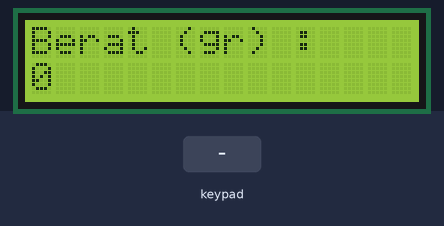
Bench run of a sketch on a simulated Arduino Uno, built with avr-gcc and run on an emulated ATmega328P. On the bench: 16×2 character LCD. The test bench sets the inputs (shaded band).

Above: at 1.3 s.
1.4 s: key 'A' pressed
At 2.6 s:
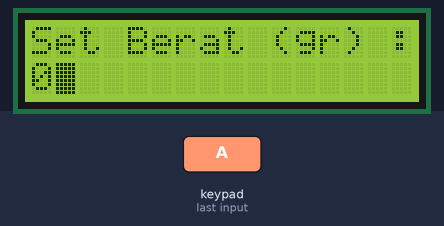
2.9 s: keypad keys 1 2 3 4 pressed 0.4 s apart
At 4.9 s:
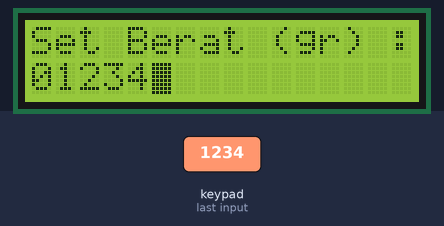
6.0 s: key '7' pressed
At 7.3 s:
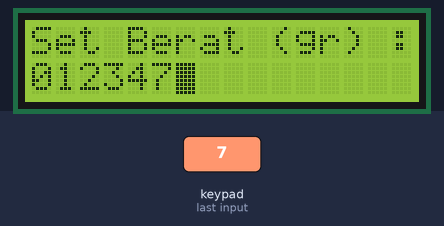
Timing chart, 0 to 9.0 s (numbered marks = the images above; inputs shaded):
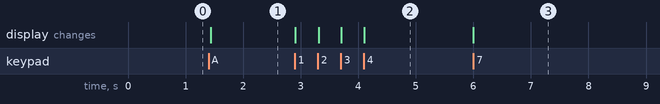

The sketch:

004-LCDKeypad.ino
```cpp
#include "common.h"
#include "displaymenu.h"

// Millis
unsigned long updateInterval = 100 ;
unsigned long savedMillis ;

void setup()
{
    Serial.begin(9600);
    dispInit();
    displayWeigth();
}

void loop()
{
    keypadHandle();
    if ((millis() - savedMillis) > updateInterval)
    {
        updateDisplay();
        savedMillis = millis();
    }
}
```

common.h
```cpp
#ifndef _COMMON_H
#define _COMMON_H


#endif
```

displaymenu.cpp
```cpp
#include "displaymenu.h"

// Weigthing
int currentWeigth ;
int savedWeigth ;
int setWeigth ;
byte menuMode ;

// LCD Char
char lcdLineOne[16];
char lcdLineTwo[16];

// Keypad
const byte ROWS = 4; //four rows
const byte COLS = 4; //four columns
char keys[ROWS][COLS] = {
    {'7','8','9','A'},
    {'4','5','6','B'},
    {'1','2','3','C'},
    {'*','0','#','D'}
};

byte rowPins[ROWS] = {R1_PIN, R2_PIN, R3_PIN, R4_PIN}; //connect to the row pinouts of the keypad
byte colPins[COLS] = {C1_PIN, C2_PIN, C3_PIN, C4_PIN}; //connect to the column pinouts of the keypad

// Menus...
LiquidCrystal_I2C lcd(0x27,16,2);
Keypad keypad = Keypad( makeKeymap(keys), rowPins, colPins, ROWS, COLS );

void dispInit()
{
    lcd.begin();
    lcd.backlight();

    // Weigthing
    currentWeigth = 0 ;
    savedWeigth = 0 ;
    setWeigth = 0 ;
    menuMode = M_IDLE;

}
void displayWeigth()
{
    lcd.noBlink();
    lcd.setCursor(0,0);
    lcd.print("Berat (gr) :       ");
    lcd.setCursor(0,1);
    lcd.print(currentWeigth);
    lcd.print("               ");
    lcd.setCursor(0,1);
    lcd.print(currentWeigth);
    savedWeigth = currentWeigth;
}

void updateDisplay()
{
    if (menuMode != M_IDLE) return;
    if (currentWeigth != savedWeigth) displayWeigth() ;

}

void keyDecode(char key)
{
    switch (menuMode)
    {
        case M_IDLE:
        {
            // Menu select
            if (key == 'A') {
                menuMode = M_INPUT;
                // Print header text
                lcd.setCursor(0,0);
                lcd.print("Set Berat (gr) : ");
                // Print input text
                lcd.setCursor(0,1);
                lcd.print("               ");
                lcd.setCursor(0,1);
                lcd.print(setWeigth);
                lcd.blink();
                strcpy(lcdLineTwo , "");
                itoa(setWeigth , lcdLineTwo , 10);
            }
            else if (key == 'B')
            {
                // Set Tare
                currentWeigth = 0;
            }
            else if (key == 'C')
            {

            }
            else if (key == 'D')
            {
                menuMode = M_CAL;

            }
        }
        break;
        case M_INPUT:
        {
            if (key >= 48 && key <= 57)
            {
                lcd.print(key);
                // Append number
                char buff[1] = {key};
                strcat(lcdLineTwo , buff);
            }
            else if (key == 'A') // Cancel
            {
                menuMode = M_IDLE;
                displayWeigth();
            }
            else if (key == 'C') // Clear
            {
                lcd.setCursor(0,1);
                lcd.print("               ");
                lcd.setCursor(0,1);
                strcpy(lcdLineTwo , "");
            }
            else if (key == 'D') // OK
            {
                // Parse int
                int temp = atoi(lcdLineTwo);
                if (temp <= 20000 && temp > 0)
                {
                    setWeigth = temp;
                    // Go to Idle
                    menuMode = M_IDLE;
                    displayWeigth();

                }
            }
        }
        break;
    }

}

void keypadHandle()
{
    char key = keypad.getKey();
    keyDecode(key);
}
```

displaymenu.h
```cpp
#ifndef DISPLAYMENU_H
#define DISPLAYMENU_H

#include "arduino.h"
#include <Wire.h>
#include "LiquidCrystal_I2C.h"
#include "Keypad.h"
#include "common.h"

// Define menu mode
#define M_IDLE 0
#define M_INPUT 1
#define M_ZERO 2
#define M_FULL 3
#define M_CAL 4

// Define keypad
#define R1_PIN 12
#define R2_PIN 11
#define R3_PIN 10
#define R4_PIN 9
#define C1_PIN 8
#define C2_PIN 7
#define C3_PIN 6
#define C4_PIN 5

void dispInit();
void updateDisplay();
void displayWeigth();
void keypadHandle();

#endif
```

Measured:
- after the input at 1.4 s, the display: changes at once (image 1)
- after the input at 2.9 s, the display: first changes at once (image 2 shows a later state)
- after the input at 6.0 s, the display: changes at once (image 3)
